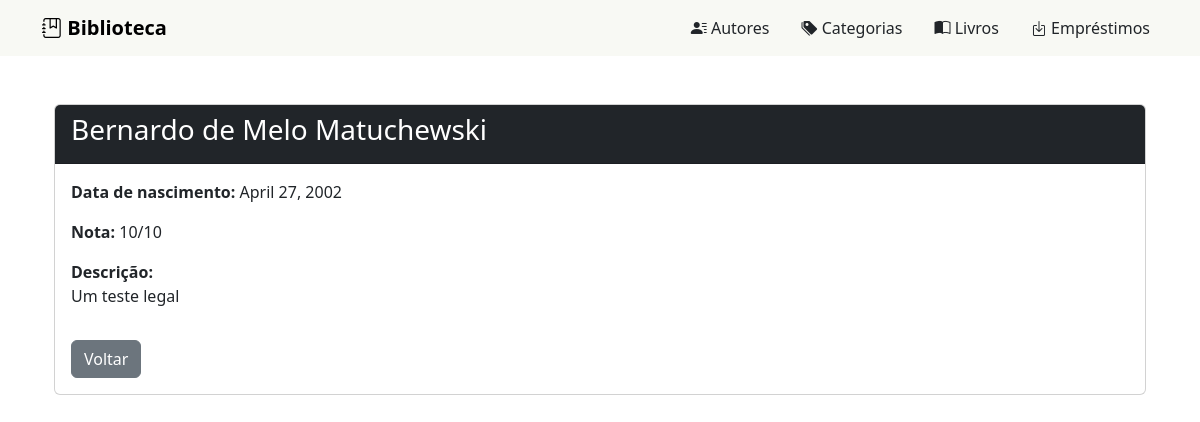
The page /authors/2/ on the database its author committed.
### core/models.py (models this page shows, shortened)
class Author(models.Model):
    fullname = models.CharField(max_length=100)
    birthdate = models.DateField(auto_now_add=False)
    rating = models.IntegerField(null=False, blank=False)
    description = models.TextField(null=False, blank=False)
    class Meta:
        verbose_name = "Autor"
        verbose_name_plural = "Autores"
        ordering = ['fullname']

### core/views.py (the view)
# urls.py: path('authors/<int:pk>/', AuthorDetailView.as_view(), name='author-detail'),
class AuthorDetailView(DetailView):
    model = Author
    template_name = 'author_details.html'
    context_object_name = 'author'

### core/templates/author_details.html (shortened to what this page needs)
{% extends 'base.html' %}
{% block content %}
<div class="container mt-5">
  <div class="card">
    <div class="card-header bg-dark text-white">
      <h3>{{ author.fullname }}</h3>
    </div>
    <div class="card-body">
      <p><strong>Data de nascimento:</strong> {{ author.birthdate }}</p>
      <p><strong>Nota:</strong> {{ author.rating }}/10</p>
      <p><strong>Descrição:</strong><br> {{ author.description }}</p>
      <a href="{% url 'author-list' %}" class="btn btn-secondary mt-3">Voltar</a>
    </div>
  </div>
</div>
{% endblock %}

### rows shown on the page
Author: fullname "Bernardo de Melo Matuchewski", birthdate "April 27, 2002", rating "10", description "Um teste legal"
